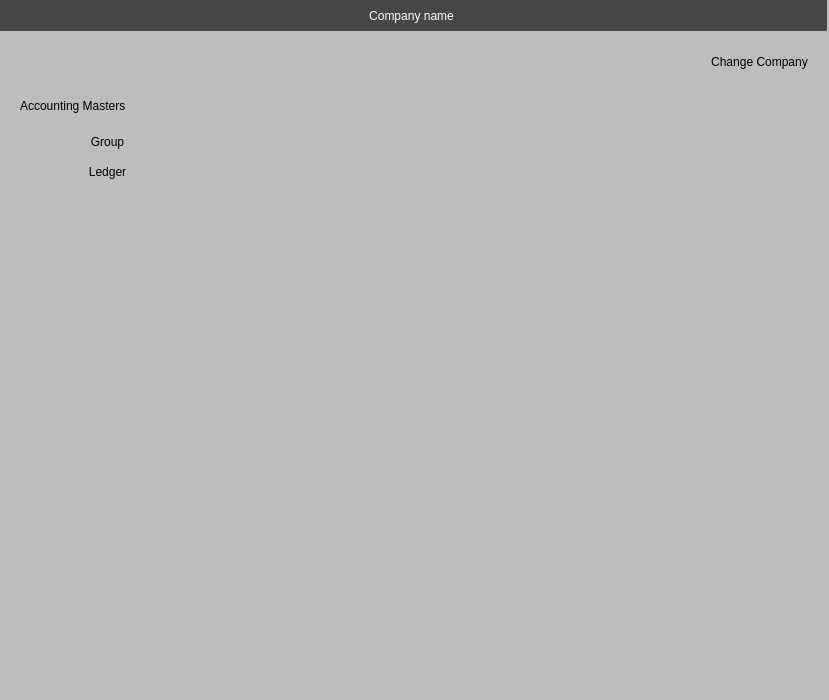
<?xml version="1.0" encoding="UTF-8"?>
<ui version="4.0">
 <class>MainWindow</class>
 <widget class="QMainWindow" name="MainWindow">
  <property name="geometry">
   <rect>
    <x>0</x>
    <y>0</y>
    <width>829</width>
    <height>700</height>
   </rect>
  </property>
  <property name="windowTitle">
   <string>MainWindow</string>
  </property>
  <property name="styleSheet">
   <string notr="true">background-color: rgb(189, 189, 189);
border:none</string>
  </property>
  <widget class="QWidget" name="centralwidget">
   <widget class="QLabel" name="lbCompanyName">
    <property name="geometry">
     <rect>
      <x>-4</x>
      <y>0</y>
      <width>831</width>
      <height>31</height>
     </rect>
    </property>
    <property name="styleSheet">
     <string notr="true">background-color: rgb(71, 71, 71);
color: rgb(255, 255, 255);
font: 75 10pt &quot;MS Shell Dlg 2&quot;;
</string>
    </property>
    <property name="text">
     <string>Company name</string>
    </property>
    <property name="alignment">
     <set>Qt::AlignCenter</set>
    </property>
   </widget>
   <widget class="QPushButton" name="pbChangeCompany">
    <property name="geometry">
     <rect>
      <x>704</x>
      <y>50</y>
      <width>111</width>
      <height>23</height>
     </rect>
    </property>
    <property name="styleSheet">
     <string notr="true">font: 75 10pt &quot;MS Shell Dlg 2&quot;;</string>
    </property>
    <property name="text">
     <string>Change Company</string>
    </property>
   </widget>
   <widget class="QLabel" name="lbAccountMasters">
    <property name="geometry">
     <rect>
      <x>20</x>
      <y>90</y>
      <width>121</width>
      <height>31</height>
     </rect>
    </property>
    <property name="styleSheet">
     <string notr="true">font: 75 10pt &quot;MS Shell Dlg 2&quot;;</string>
    </property>
    <property name="text">
     <string>Accounting Masters</string>
    </property>
   </widget>
   <widget class="QPushButton" name="pbCreateGroup">
    <property name="geometry">
     <rect>
      <x>70</x>
      <y>130</y>
      <width>75</width>
      <height>23</height>
     </rect>
    </property>
    <property name="styleSheet">
     <string notr="true">font: 75 10pt &quot;MS Shell Dlg 2&quot;;</string>
    </property>
    <property name="text">
     <string>Group</string>
    </property>
   </widget>
   <widget class="QPushButton" name="pdCreateLedger">
    <property name="geometry">
     <rect>
      <x>70</x>
      <y>160</y>
      <width>75</width>
      <height>23</height>
     </rect>
    </property>
    <property name="styleSheet">
     <string notr="true">font: 75 10pt &quot;MS Shell Dlg 2&quot;;</string>
    </property>
    <property name="text">
     <string>Ledger</string>
    </property>
   </widget>
  </widget>
  <widget class="QMenuBar" name="menubar">
   <property name="geometry">
    <rect>
     <x>0</x>
     <y>0</y>
     <width>829</width>
     <height>21</height>
    </rect>
   </property>
  </widget>
  <widget class="QStatusBar" name="statusbar"/>
 </widget>
 <resources/>
 <connections/>
</ui>
